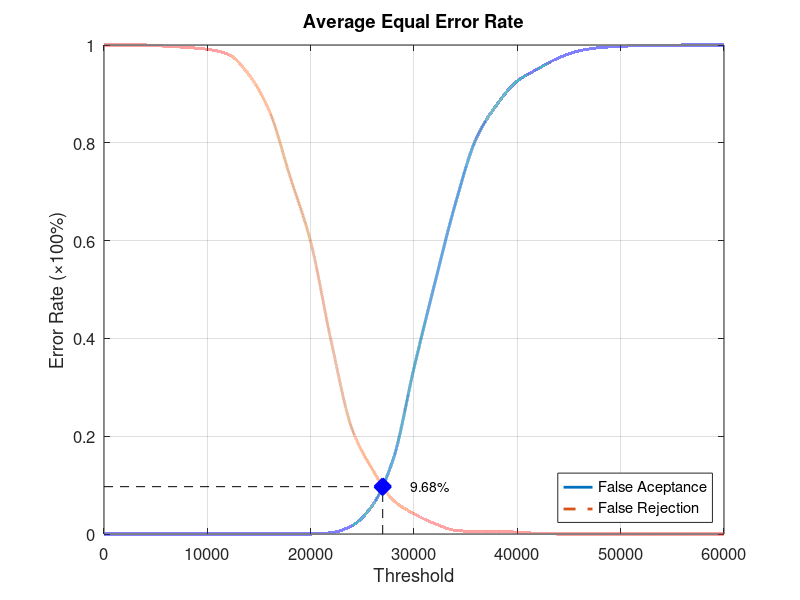
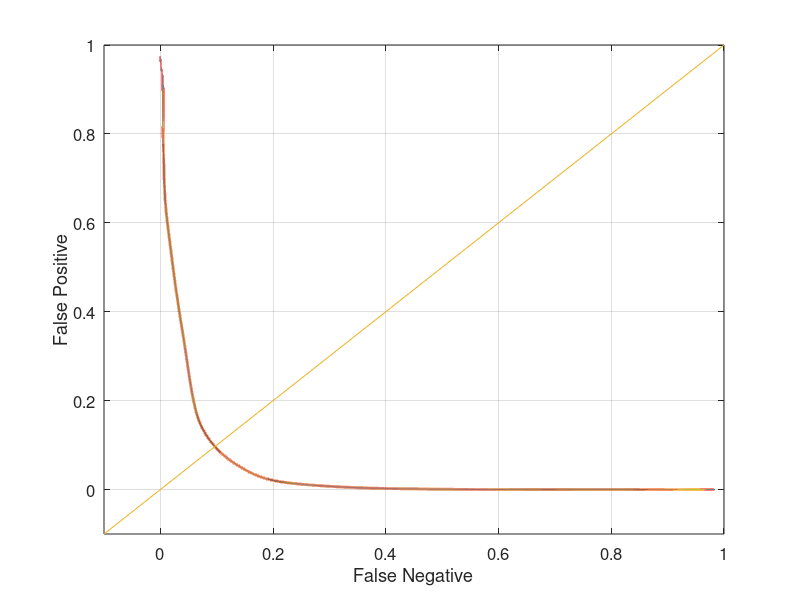

Here is the MATLAB script that generated these plots, in order:
function yEER = Experiment2Average
close all;
clear;
clc;
x = 0:2000:60000;
xq = 0:0.5:60000;

y0 = [0 0 0 0 0 0 0 0 0 0 0 0.00263158 0.0171053 0.0592105 0.153947 0.339474 0.511842 0.675 0.807895 0.877632 0.926316 0.951316 0.973684 0.988158 0.994737 0.997368 0.998684 0.998684 1 1 1];
yy0 = interp1(x, y0, xq, 'pchip');
y1 = [1 1 1 0.9975 0.995 0.99125 0.98125 0.94 0.865 0.73125 0.5975 0.3925 0.215 0.13125 0.06875 0.04125 0.02125 0.0075 0.005 0.005 0.00375 0.00125 0 0 0 0 0 0 0 0 0];
yy1 = interp1(x, y1, xq, 'pchip');

% Calculating EER: 
y2 = abs(y0 - y1);
find(y2 == min(y2))
yy2 = abs(yy0 - yy1);
xEER = find(yy2 == min(yy2));
xEERIndex = xq(xEER) % X-axis EER
yEER = yy0(xEER) % Y-axis EER

main = figure
plot(xq, yy0,'-','LineWidth', 2);	hold on
plot(xq, yy1,'--','LineWidth', 2);	hold on
plot([xEERIndex xEERIndex], [0 yEER], 'k--');	hold on
plot([0 xEERIndex], [yEER yEER], 'k--');	hold on
plot(xEERIndex, yEER, 'bx', 'LineWidth', 10);	hold on
text(xEERIndex + 10 * xEERIndex / 100, yEER, [num2str(round((10000 * yEER)) / 100) '%'])
legend('False Aceptance', 'False Rejection', 'Location', 'SouthEast')
xlabel('Threshold')
ylabel('Error Rate (\times100%)')
title('Average Equal Error Rate')
set(gca, 'FontSize', 12)
axis([0 60000 0 1])
grid on

print(main, 'Experiment2AverageMain', '-dpng');
FNRxFPR = figure('Color', [1 1 1]);
plot(yy1, yy0, '-', yy1, yy0, 'LineWidth', 2);
hold on
y = -0.1:0.1:1
plot(y, y); 
set(gca, 'FontSize', 12)
xlabel('False Negative')
ylabel('False Positive')
axis([-0.1 1 -0.1 1])
set(gca, 'FontSize', 12)
grid on

print(FNRxFPR, 'Experiment2AverageFNRxFPR','-dpng');
end
